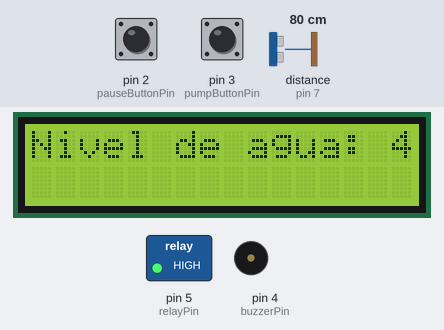
Recording of a sketch running on a simulated Arduino Uno, built with avr-gcc and run on an emulated ATmega328P. On the bench: 16×2 character LCD, switched loads named in the sketch (green lamp = pin HIGH), buzzer (waves = sounding). Wiring (inferred from the names in the program): ultrasonic range finder: trigger pin 6; echo pin 7. The test bench sets the inputs (shaded band); at power-on: distance to the obstacle (sensor on pin 7) 80 cm, pin 3 (pumpButtonPin) HIGH, pin 2 (pauseButtonPin) HIGH. The echo pulse lasts 58.3 µs per cm; pins used as bus, display or sensor lines are not drawn.

Above: at 1.2 s.
1.3 s: distance to the obstacle (sensor on pin 7) set to 2 cm
12.1 s: pin 3 (pumpButtonPin) pulled LOW for 3 s
At 15.6 s:
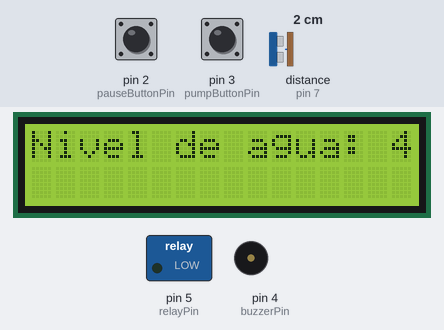
21.6 s: distance to the obstacle (sensor on pin 7) set to 120 cm
At 26.3 s:
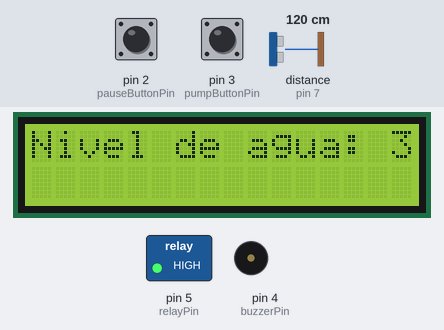
27.6 s: pin 2 (pauseButtonPin) pulled LOW for 3 s
At 30.5 s:
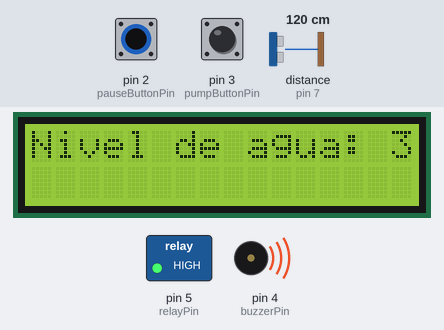
33.6 s: distance to the obstacle (sensor on pin 7) set to 250 cm
At 42.0 s:
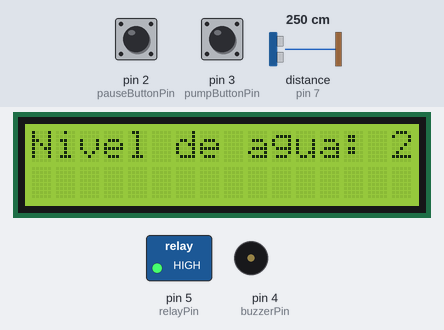
Timing chart, 0 to 43.5 s (numbered marks = the images above; inputs shaded):
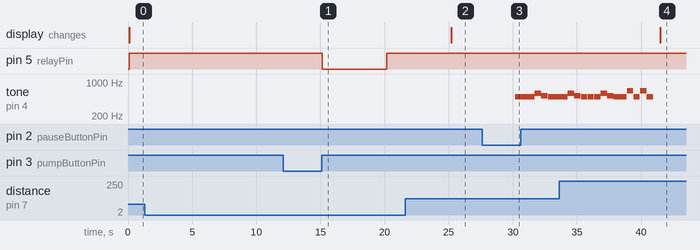

The sketch:

practica.1.ino
```cpp
#include <Wire.h>
#include <LiquidCrystal_I2C.h>

// Conexiones
const int trigPin = 6;
const int echoPin = 7;
const int buzzerPin = 4;
const int relayPin = 5;
const int pauseButtonPin = 2;
const int pumpButtonPin = 3;

// Configuración de la pantalla LCD
LiquidCrystal_I2C lcd(0x27, 16, 2);

// Variables globales
volatile bool pauseProgram = false;
volatile bool pumpActivated = false;

void setup() {
  pinMode(trigPin, OUTPUT);
  pinMode(echoPin, INPUT);
  pinMode(buzzerPin, OUTPUT);
  pinMode(relayPin, OUTPUT);
  pinMode(pauseButtonPin, INPUT_PULLUP);
  pinMode(pumpButtonPin, INPUT_PULLUP);

  // Configurar interrupciones
  attachInterrupt(digitalPinToInterrupt(pauseButtonPin), pauseInterrupt, LOW);
  attachInterrupt(digitalPinToInterrupt(pumpButtonPin), pumpInterrupt, LOW);

  // Inicializar la pantalla LCD
  lcd.init();
  lcd.backlight();
}

void loop() {
  if (!pauseProgram) {
    int distance = measureDistance();
    int percentage = map(distance, 0, 500, 500, 0); // Ajustar los valores según el tamaño del contenedor
    percentage = constrain(percentage, 0, 500);

    lcd.clear();
    lcd.setCursor(0, 0);
    lcd.print("Nivel de agua: ");
    lcd.print(percentage);
    lcd.print("%");

    if (percentage >= 500) {
      digitalWrite(relayPin, LOW);
      delay(5000);
      alarm();
    } else {
      digitalWrite(relayPin, HIGH);
      noTone(buzzerPin);
      delay(5000);
    }

    if (pumpActivated) {
      digitalWrite(relayPin, LOW);
      delay(5000); // Tiempo para vaciar el contenedor, ajustar según sea necesario
      pumpActivated = false;
    }
  } else {
    alarm();
    digitalWrite(buzzerPin, HIGH);
    noTone(buzzerPin);
  }
}

int measureDistance() {
  digitalWrite(trigPin, LOW);
  delayMicroseconds(2);
  digitalWrite(trigPin, HIGH);
  delayMicroseconds(10);
  digitalWrite(trigPin, LOW);

  long duration = pulseIn(echoPin, HIGH);
  int distance = duration * 0.0344 / 2;

  return distance;
}

void pauseInterrupt() {
  pauseProgram = !pauseProgram;
}

void pumpInterrupt() {
  pumpActivated = true;
}

void alarm() {
  // Sonido personalizado

    tone(buzzerPin, 493.88);
    delay(500);
    noTone(buzzerPin);
    delay(10);
    tone(buzzerPin, 493.88);
    delay(500);
    noTone(buzzerPin);
    delay(10);
    tone(buzzerPin, 493.88);
    delay(500);
    noTone(buzzerPin);
    delay(10);
    tone(buzzerPin, 587.33);
    delay(500);
    noTone(buzzerPin);
    delay(10);
    tone(buzzerPin, 523.25);
    delay(500);
    noTone(buzzerPin);
    delay(25);
    tone(buzzerPin, 493.88);
    delay(500);
    noTone(buzzerPin);
    delay(10);
    tone(buzzerPin, 493.88);
    delay(500);
    noTone(buzzerPin);
    delay(10);
    tone(buzzerPin, 493.88);
    delay(500);
    noTone(buzzerPin);
    delay(10);
    tone(buzzerPin, 587.33);
    delay(500);
    noTone(buzzerPin);
    delay(10);
    tone(buzzerPin, 523.25);
    delay(500);
    noTone(buzzerPin);
    delay(25);
    tone(buzzerPin, 493.88);
    delay(500);
    noTone(buzzerPin);
    delay(10);
    tone(buzzerPin, 493.88);
    delay(500);
    noTone(buzzerPin);
    delay(10);
    tone(buzzerPin, 493.88);
    delay(500);
    noTone(buzzerPin);
    delay(10);
    tone(buzzerPin, 587.33);
    delay(500);
    noTone(buzzerPin);
    delay(10);
    tone(buzzerPin, 523.25);
    delay(500);
    noTone(buzzerPin);
    delay(25);
    tone(buzzerPin, 493.88);
    delay(500);
    noTone(buzzerPin);
    delay(10);
    tone(buzzerPin, 493.88);
    delay(500);
    noTone(buzzerPin);
    delay(10);
    tone(buzzerPin, 659.25);
    delay(500);
    noTone(buzzerPin);
    delay(10);
    tone(buzzerPin, 493.88);
    delay(500);
    noTone(buzzerPin);
    delay(10);
    tone(buzzerPin, 659.25);
    delay(500);
    noTone(buzzerPin);
    delay(10);
    tone(buzzerPin, 493.88);
    delay(500);
    noTone(buzzerPin);
    delay(10);
    noTone(buzzerPin);
    delay(500);


}
```

Measured:
- after the input at 1.3 s, every drawn part: stays the same
- after the input at 12.1 s, pin 5 (relayPin): HIGH → LOW after 3.0 s, → HIGH 5.0 s later
- after the input at 21.6 s, the display: changes after 3.6 s (image 2)
- after the input at 27.6 s, tone on pin 4 (buzzerPin): plays 493 Hz for 0.50 s, 493 Hz for 0.50 s, 493 Hz for 0.50 s, 587 Hz for 0.50 s, 523 Hz for 0.50 s, 493 Hz for 0.50 s … (7 notes in this stretch), starting after 2.6 s
- after the input at 33.6 s, the display: changes after 7.9 s (image 4)
